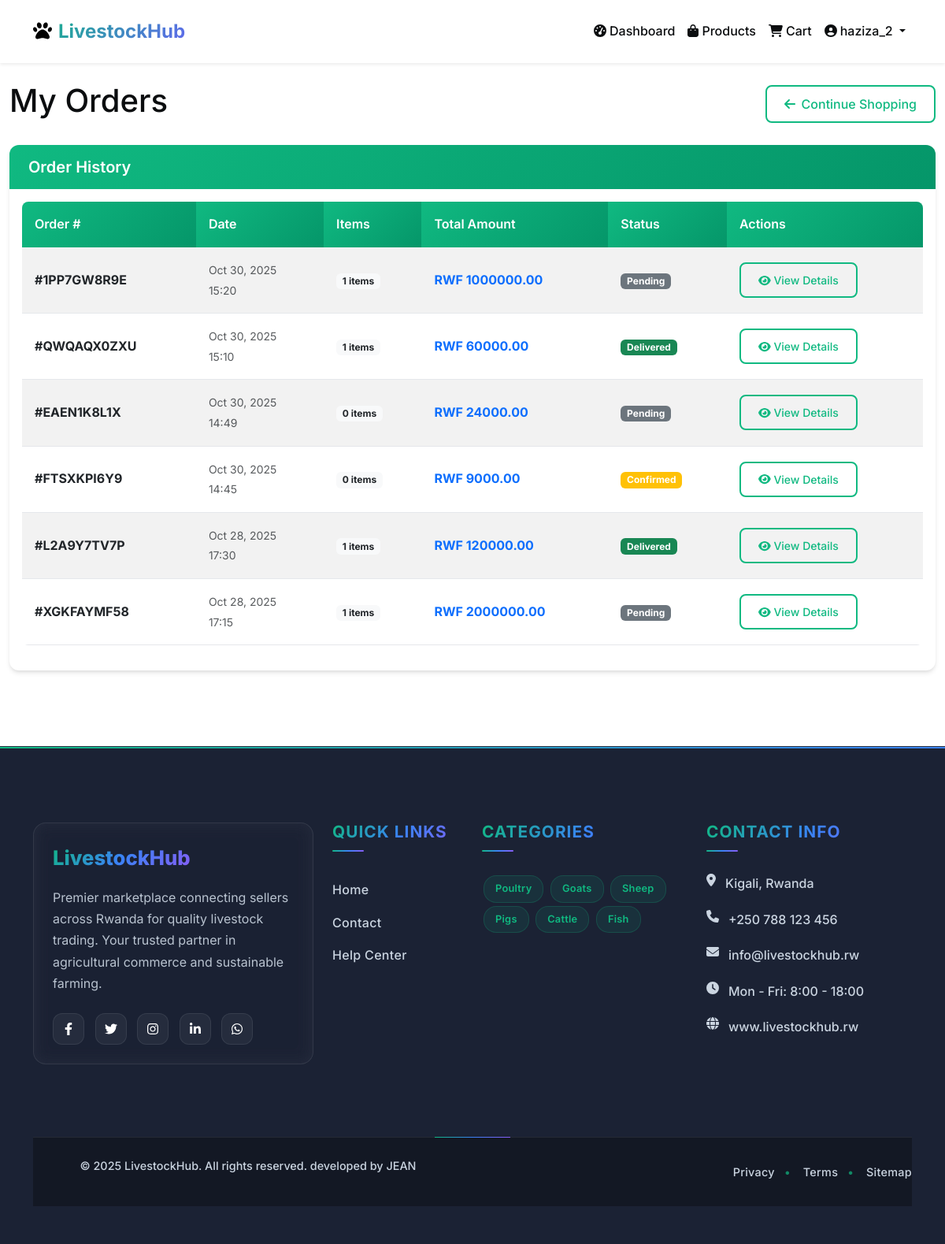
/customer/orders/ (signed in), run on the app's committed database.
### accounts/models.py (models this page shows, shortened)
class User(AbstractUser):
    USER_TYPE_CHOICES = (
        ('customer', 'Customer'),
        ('seller', 'Seller'),
        ('admin', 'Admin'),
    )
    user_type = models.CharField(max_length=20, choices=USER_TYPE_CHOICES, default='customer')
    phone_number = models.CharField(max_length=15, blank=True)
    address = models.TextField(blank=True)
    city = models.CharField(max_length=100, blank=True)
    country = models.CharField(max_length=100, default='Rwanda')
    is_seller_approved = models.BooleanField(default=False)
    created_at = models.DateTimeField(auto_now_add=True)
    updated_at = models.DateTimeField(auto_now=True)

### orders/models.py (models this page shows, shortened)
class Order(models.Model):
    ORDER_STATUS = (
        ('pending', 'Pending'),
        ('confirmed', 'Confirmed'),
        ('processing', 'Processing'),
        ('shipped', 'Shipped'),
        ('delivered', 'Delivered'),
        ('cancelled', 'Cancelled'),
    )
    PAYMENT_METHODS = (
        ('mtn', 'MTN Mobile Money'),
        ('paypal', 'PayPal'),
    )
    customer = models.ForeignKey(User, on_delete=models.CASCADE, related_name='orders')
    order_number = models.CharField(max_length=20, unique=True)
    total_amount = models.DecimalField(max_digits=10, decimal_places=2, validators=[MinValueValidator(0)])
    status = models.CharField(max_length=20, choices=ORDER_STATUS, default='pending')
    payment_method = models.CharField(max_length=20, choices=PAYMENT_METHODS, default='mtn')
    mtn_phone = models.CharField(max_length=15, blank=True)
    payment_status = models.CharField(
        max_length=20,
        choices=(
            ('pending', 'Pending'),
            ('completed', 'Completed'),
            ('failed', 'Failed'),
        ),
        default='pending'
    )
    customer_phone = models.CharField(
        max_length=20,
        blank=True,
        null=True,
        verbose_name="Customer Phone",
        help_text="Customer's main contact number from their profile"
    )
    shipping_address = models.TextField()
    shipping_city = models.CharField(max_length=100)
    shipping_phone = models.CharField(max_length=15)
    notes = models.TextField(blank=True)
    created_at = models.DateTimeField(auto_now_add=True)
    updated_at = models.DateTimeField(auto_now=True)

### marketplace/views.py (the view)
# urls.py: path('customer/orders/', views.customer_orders, name='customer_orders'),
@login_required
def customer_orders(request):
    orders = Order.objects.filter(customer=request.user).order_by('-created_at')
    context = {
        'orders': orders,
    }
    return render(request, 'marketplace/customer_orders.html', context)

### marketplace/context_processors.py (called while the page is built)
def cart_item_count(request):
    if request.user.is_authenticated:
        try:
            cart = Cart.objects.get(user=request.user)
            return {'cart_item_count': cart.total_items}
        except Cart.DoesNotExist:
            return {'cart_item_count': 0}
    return {'cart_item_count': 0}

### marketplace/models.py (called while the page is built)
    @property
    def total_items(self):
        return sum(item.quantity for item in self.items.all())

### templates/marketplace/customer_orders.html (shortened to what this page needs)
{% extends 'base.html' %}
{% block content %}
<div class="container-fluid mt-4">
    <div class="d-flex justify-content-between align-items-center mb-4">
        <h1>My Orders</h1>
        <a href="{% url 'marketplace:home' %}" class="btn btn-outline-primary">
            <i class="fas fa-arrow-left me-2"></i>Continue Shopping
        </a>
    </div>
    {% if orders %}
    <div class="row">
        <div class="col-md-12">
            <div class="card">
                <div class="card-header">
                    <h5 class="mb-0">Order History</h5>
                </div>
                <div class="card-body">
                    <div class="table-responsive">
                        <table class="table table-striped table-hover">
                            <thead class="table-light">
                                <tr>
                                    <th>Order #</th>
                                    <th>Date</th>
                                    <th>Items</th>
                                    <th>Total Amount</th>
                                    <th>Status</th>
                                    <th>Actions</th>
                                </tr>
                            </thead>
                            <tbody>
                                {% for order in orders %}
                                <tr>
                                    <td>
                                        <strong>#{{ order.order_number }}</strong>
                                    </td>
                                    <td>
                                        <small class="text-muted">
                                            {{ order.created_at|date:"M d, Y" }}<br>
                                            <span class="text-muted">{{ order.created_at|date:"H:i" }}</span>
                                        </small>
                                    </td>
                                    <td>
                                        <span class="badge bg-light text-dark">
                                            {{ order.items.count }} items
                                        </span>
                                    </td>
                                    <td>
                                        <strong class="text-primary">RWF {{ order.total_amount }}</strong>
                                    </td>
                                    <td>
                                        <span class="badge
                                            {% if order.status == 'delivered' %}bg-success
                                            {% elif order.status == 'cancelled' %}bg-danger
                                            {% elif order.status == 'shipped' %}bg-info
                                            {% elif order.status == 'processing' %}bg-primary
                                            {% elif order.status == 'confirmed' %}bg-warning
                                            {% else %}bg-secondary{% endif %}">
                                            {{ order.get_status_display }}
                                        </span>
                                    </td>
                                    <td>
                                        <a href="{% url 'orders:order_detail' order.id %}" class="btn btn-sm btn-outline-primary">
                                            <i class="fas fa-eye"></i> View Details
                                        </a>
                                    </td>
                                </tr>
                                {% endfor %}
                            </tbody>
                        </table>
                    </div>
                </div>
            </div>
        </div>
    </div>
    {% endif %}
</div>
{% endblock %}

### templates/base.html (shortened to what this page needs)
<!DOCTYPE html>
{% load static %}
<html lang="en">
<head>
    <link href="https://cdn.jsdelivr.net/npm/bootstrap@5.3.0/dist/css/bootstrap.min.css" rel="stylesheet">
    <link href="https://cdnjs.cloudflare.com/ajax/libs/font-awesome/6.4.0/css/all.min.css" rel="stylesheet">
    <link href="{% static 'css/main.css' %}" rel="stylesheet">
     <link href="{% static 'css/footer.css' %}" rel="stylesheet">
</head>
<body>
    <nav class="navbar navbar-expand-lg navbar-light bg-white shadow-sm py-3">
        <div class="container">
            <a class="navbar-brand gradient-text" href="{% url 'marketplace:home' %}">
                <i class="fas fa-paw me-2"></i>LivestockHub
            </a>
            <div class="collapse navbar-collapse" id="navbarNav">
                <div class="navbar-nav ms-auto">
                    {% if user.is_authenticated %}
                        {% if user.user_type == 'seller' %}
                            <a class="nav-link" href="{% url 'marketplace:seller_dashboard' %}">
                                <i class="fas fa-tachometer-alt me-1"></i>Seller Dashboard
                            </a>
                        {% elif user.user_type == 'customer' %}
                            <a class="nav-link" href="{% url 'marketplace:customer_dashboard' %}">
                                <i class="fas fa-tachometer-alt me-1"></i>Dashboard
                            </a>
                        {% elif user.user_type == 'admin' or user.is_staff %}
                            <a class="nav-link" href="{% url 'dashboard:admin_dashboard' %}">
                                <i class="fas fa-tachometer-alt me-1"></i>Admin Dashboard
                            </a>
                        {% endif %}
                        <a class="nav-link" href="{% url 'marketplace:product_list' %}">
                            <i class="fas fa-shopping-bag me-1"></i>Products
                        </a>
                        <a class="nav-link position-relative" href="{% url 'marketplace:view_cart' %}">
                            <i class="fas fa-shopping-cart me-1"></i>Cart
                        </a>
                        <div class="nav-item dropdown">
                            <a class="nav-link dropdown-toggle" href="#" role="button" data-bs-toggle="dropdown">
                                <i class="fas fa-user-circle me-1"></i>{{ user.username }}
                            </a>
                        </div>
                    {% endif %}
                </div>
            </div>
        </div>
    </nav>
    <main>
        {% block content %}
        {% endblock %}
    </main>
    {% include 'marketplace/includes/footer.html' %}
</body>
</html>

### static/css/main.css (style rules this page uses)
:root { --primary: #10b981; --primary-dark: #059669; --secondary: #6366f1; --dark: #0b0d0f; --light: #f8fafc; --gray: #6b7280; }
body { font-family: 'Inter', sans-serif; background-color: #ffffff; color: var(--dark); line-height: 1.6; }
.navbar-brand { font-weight: 700; font-size: 1.5rem; }
.nav-link { font-weight: 500; padding: 8px 16px; border-radius: 8px; transition: all 0.3s ease; color: var(--dark) !important; }
.btn-outline-primary { border: 2px solid var(--primary); color: var(--primary); border-radius: 8px; padding: 10px 22px; font-weight: 500; transition: all 0.3s ease; }
.card { border: none; border-radius: 12px; box-shadow: 0 4px 6px -1px rgba(0, 0, 0, 0.1), 0 2px 4px -1px rgba(0, 0, 0, 0.06); transition: all 0.3s ease; overflow: hidden; }
.card-header { background: linear-gradient(135deg, var(--primary), var(--primary-dark)); color: white; border-bottom: none; padding: 1rem 1.5rem; }
.card-header h5 { margin: 0; font-weight: 600; }
.gradient-text { background: linear-gradient(135deg, var(--primary), var(--secondary)); -webkit-background-clip: text; -webkit-text-fill-color: transparent; background-clip: text; }
.table { border-radius: 8px; overflow: hidden; }
.table th { background: linear-gradient(135deg, var(--primary), var(--primary-dark)); color: white; border: none; padding: 1rem; font-weight: 600; }
.table td { padding: 1rem; vertical-align: middle; border-color: #e5e7eb; }

### data on the page
User: username "haziza_2"
Order: order_number "1PP7GW8R9E", created_at "Oct 30, 2025", created_at "15:20", items.count "1", total_amount "1000000.00", status "Pending"
Order: order_number "QWQAQX0ZXU", created_at "Oct 30, 2025", created_at "15:10", items.count "1", total_amount "60000.00", status "Delivered"
Order: order_number "EAEN1K8L1X", created_at "Oct 30, 2025", created_at "14:49", items.count "0", total_amount "24000.00", status "Pending"
Order: order_number "FTSXKPI6Y9", created_at "Oct 30, 2025", created_at "14:45", items.count "0", total_amount "9000.00", status "Confirmed"
Order: order_number "L2A9Y7TV7P", created_at "Oct 28, 2025", created_at "17:30", items.count "1", total_amount "120000.00", status "Delivered"
Order: order_number "XGKFAYMF58", created_at "Oct 28, 2025", created_at "17:15", items.count "1", total_amount "2000000.00", status "Pending"
